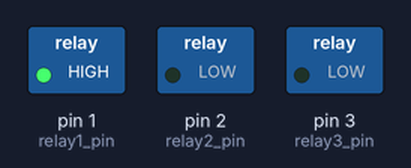
Bench run of a sketch on a simulated Arduino Uno, built with avr-gcc and run on an emulated ATmega328P. Parts: switched loads named in the sketch (green lamp = pin HIGH).

Above: at 2.5 s.
At 7.5 s:
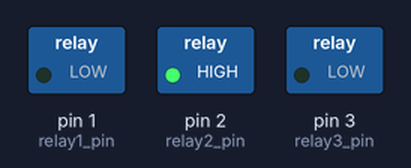
At 12.5 s:
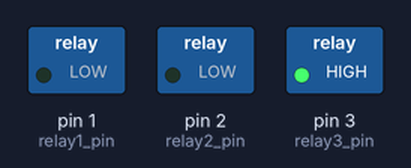
Timing chart, 0 to 19.5 s (numbered marks = the images above):
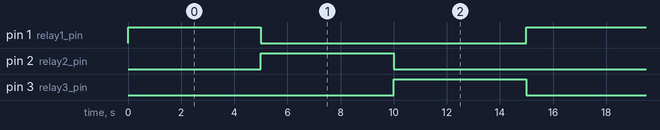

The sketch:

3relay.ino
```cpp
const int relay1_pin = 1;
const int relay2_pin = 2;
const int relay3_pin = 3;

void setup() {
  pinMode(relay1_pin, OUTPUT);
  pinMode(relay2_pin, OUTPUT);
  pinMode(relay3_pin, OUTPUT);
}

void loop() {
  digitalWrite(relay1_pin, HIGH);
  delay(5000);
  digitalWrite(relay1_pin, LOW);

  digitalWrite(relay2_pin, HIGH);
  delay(5000);
  digitalWrite(relay2_pin, LOW);

  digitalWrite(relay3_pin, HIGH);
  delay(5000);
  digitalWrite(relay3_pin, LOW);
}
```

Measured:
- by itself, pin 1 (relay1_pin), pin 2 (relay2_pin), pin 3 (relay3_pin): alternates HIGH for 5.0 s and LOW for 10.0 s
- by itself, everything shown: repeats every 15.0 s, in 4 steps
